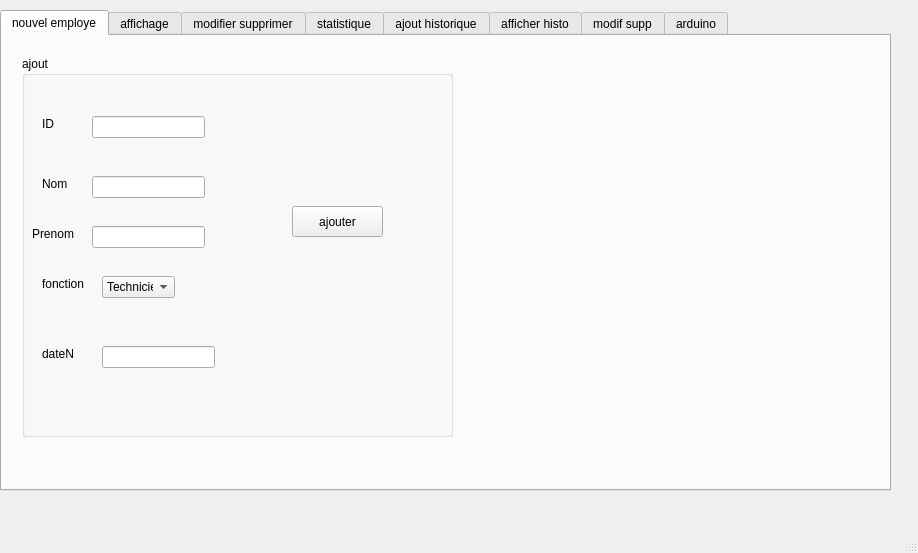
<?xml version="1.0" encoding="UTF-8"?>
<ui version="4.0">
 <class>MainWindowe</class>
 <widget class="QMainWindow" name="MainWindowe">
  <property name="geometry">
   <rect>
    <x>0</x>
    <y>0</y>
    <width>918</width>
    <height>553</height>
   </rect>
  </property>
  <property name="windowTitle">
   <string>Gérer les employés</string>
  </property>
  <property name="styleSheet">
   <string notr="true">background-image: url(:/resources/img/image2.jpg);</string>
  </property>
  <widget class="QWidget" name="centralwidget">
   <widget class="QTabWidget" name="tabWidget">
    <property name="geometry">
     <rect>
      <x>0</x>
      <y>10</y>
      <width>891</width>
      <height>481</height>
     </rect>
    </property>
    <property name="styleSheet">
     <string notr="true"/>
    </property>
    <property name="currentIndex">
     <number>0</number>
    </property>
    <widget class="QWidget" name="tab">
     <attribute name="title">
      <string>nouvel employe</string>
     </attribute>
     <widget class="QGroupBox" name="groupBox">
      <property name="geometry">
       <rect>
        <x>20</x>
        <y>20</y>
        <width>431</width>
        <height>381</height>
       </rect>
      </property>
      <property name="title">
       <string>ajout</string>
      </property>
      <widget class="QPushButton" name="ajouter">
       <property name="geometry">
        <rect>
         <x>270</x>
         <y>150</y>
         <width>91</width>
         <height>31</height>
        </rect>
       </property>
       <property name="styleSheet">
        <string notr="true"/>
       </property>
       <property name="text">
        <string>ajouter</string>
       </property>
      </widget>
      <widget class="QLineEdit" name="le_id">
       <property name="geometry">
        <rect>
         <x>70</x>
         <y>60</y>
         <width>113</width>
         <height>22</height>
        </rect>
       </property>
      </widget>
      <widget class="QLineEdit" name="le_nom">
       <property name="geometry">
        <rect>
         <x>70</x>
         <y>120</y>
         <width>113</width>
         <height>22</height>
        </rect>
       </property>
      </widget>
      <widget class="QLineEdit" name="le_prenom">
       <property name="geometry">
        <rect>
         <x>70</x>
         <y>170</y>
         <width>113</width>
         <height>22</height>
        </rect>
       </property>
      </widget>
      <widget class="QLabel" name="label">
       <property name="geometry">
        <rect>
         <x>20</x>
         <y>60</y>
         <width>56</width>
         <height>16</height>
        </rect>
       </property>
       <property name="text">
        <string>ID</string>
       </property>
      </widget>
      <widget class="QLabel" name="label_2">
       <property name="geometry">
        <rect>
         <x>20</x>
         <y>120</y>
         <width>56</width>
         <height>16</height>
        </rect>
       </property>
       <property name="text">
        <string>Nom</string>
       </property>
      </widget>
      <widget class="QLabel" name="label_3">
       <property name="geometry">
        <rect>
         <x>10</x>
         <y>170</y>
         <width>56</width>
         <height>16</height>
        </rect>
       </property>
       <property name="text">
        <string>Prenom</string>
       </property>
      </widget>
      <widget class="QComboBox" name="le_fonction">
       <property name="geometry">
        <rect>
         <x>80</x>
         <y>220</y>
         <width>73</width>
         <height>22</height>
        </rect>
       </property>
       <item>
        <property name="text">
         <string>Technicien</string>
        </property>
       </item>
       <item>
        <property name="text">
         <string>Ingenieur</string>
        </property>
       </item>
       <item>
        <property name="text">
         <string>PDG</string>
        </property>
       </item>
       <item>
        <property name="text">
         <string>Sec</string>
        </property>
       </item>
      </widget>
      <widget class="QLabel" name="label_5">
       <property name="geometry">
        <rect>
         <x>20</x>
         <y>220</y>
         <width>56</width>
         <height>16</height>
        </rect>
       </property>
       <property name="text">
        <string>fonction</string>
       </property>
      </widget>
      <widget class="QLabel" name="label_6">
       <property name="geometry">
        <rect>
         <x>20</x>
         <y>290</y>
         <width>56</width>
         <height>16</height>
        </rect>
       </property>
       <property name="text">
        <string>dateN</string>
       </property>
      </widget>
      <widget class="QLineEdit" name="la_date">
       <property name="geometry">
        <rect>
         <x>80</x>
         <y>290</y>
         <width>113</width>
         <height>22</height>
        </rect>
       </property>
      </widget>
     </widget>
     <widget class="QLabel" name="image">
      <property name="geometry">
       <rect>
        <x>510</x>
        <y>230</y>
        <width>281</width>
        <height>161</height>
       </rect>
      </property>
      <property name="text">
       <string/>
      </property>
     </widget>
    </widget>
    <widget class="QWidget" name="tab_2">
     <attribute name="title">
      <string>affichage</string>
     </attribute>
     <widget class="QTableView" name="tab_e">
      <property name="geometry">
       <rect>
        <x>10</x>
        <y>40</y>
        <width>561</width>
        <height>301</height>
       </rect>
      </property>
     </widget>
     <widget class="QPushButton" name="trie_par_age">
      <property name="geometry">
       <rect>
        <x>40</x>
        <y>370</y>
        <width>93</width>
        <height>28</height>
       </rect>
      </property>
      <property name="styleSheet">
       <string notr="true"/>
      </property>
      <property name="text">
       <string>triparAge</string>
      </property>
     </widget>
     <widget class="QGroupBox" name="groupBox_7">
      <property name="geometry">
       <rect>
        <x>270</x>
        <y>350</y>
        <width>351</width>
        <height>101</height>
       </rect>
      </property>
      <property name="title">
       <string/>
      </property>
      <widget class="QComboBox" name="valeur">
       <property name="geometry">
        <rect>
         <x>20</x>
         <y>20</y>
         <width>101</width>
         <height>41</height>
        </rect>
       </property>
       <property name="styleSheet">
        <string notr="true">color: qradialgradient(spread:repeat, cx:0.5, cy:0.5, radius:0.077, fx:0.5, fy:0.5, stop:0 rgba(0, 169, 255, 147), stop:0.497326 rgba(0, 0, 0, 147), stop:1 rgba(0, 169, 255, 147));</string>
       </property>
       <item>
        <property name="text">
         <string>id</string>
        </property>
       </item>
       <item>
        <property name="text">
         <string>nom</string>
        </property>
       </item>
       <item>
        <property name="text">
         <string>prenom</string>
        </property>
       </item>
      </widget>
      <widget class="QLineEdit" name="lineEdit_rech">
       <property name="geometry">
        <rect>
         <x>130</x>
         <y>30</y>
         <width>101</width>
         <height>21</height>
        </rect>
       </property>
      </widget>
      <widget class="QPushButton" name="pushButton_recherchee">
       <property name="geometry">
        <rect>
         <x>250</x>
         <y>20</y>
         <width>91</width>
         <height>41</height>
        </rect>
       </property>
       <property name="styleSheet">
        <string notr="true"/>
       </property>
       <property name="text">
        <string>Rechercher</string>
       </property>
      </widget>
     </widget>
     <widget class="QPushButton" name="PDF">
      <property name="geometry">
       <rect>
        <x>40</x>
        <y>410</y>
        <width>93</width>
        <height>28</height>
       </rect>
      </property>
      <property name="styleSheet">
       <string notr="true"/>
      </property>
      <property name="text">
       <string>PDF</string>
      </property>
     </widget>
     <widget class="QPushButton" name="CSV">
      <property name="geometry">
       <rect>
        <x>690</x>
        <y>370</y>
        <width>93</width>
        <height>28</height>
       </rect>
      </property>
      <property name="styleSheet">
       <string notr="true"/>
      </property>
      <property name="text">
       <string>CSV</string>
      </property>
     </widget>
     <widget class="QLabel" name="image_2">
      <property name="geometry">
       <rect>
        <x>580</x>
        <y>120</y>
        <width>281</width>
        <height>161</height>
       </rect>
      </property>
      <property name="text">
       <string/>
      </property>
     </widget>
    </widget>
    <widget class="QWidget" name="tab_3">
     <attribute name="title">
      <string>modifier supprimer</string>
     </attribute>
     <widget class="QGroupBox" name="groupBox_2">
      <property name="geometry">
       <rect>
        <x>10</x>
        <y>20</y>
        <width>241</width>
        <height>381</height>
       </rect>
      </property>
      <property name="title">
       <string>modifier</string>
      </property>
      <widget class="QLineEdit" name="le_id2">
       <property name="geometry">
        <rect>
         <x>70</x>
         <y>60</y>
         <width>113</width>
         <height>22</height>
        </rect>
       </property>
      </widget>
      <widget class="QLineEdit" name="le_nom2">
       <property name="geometry">
        <rect>
         <x>70</x>
         <y>120</y>
         <width>113</width>
         <height>22</height>
        </rect>
       </property>
      </widget>
      <widget class="QLineEdit" name="le_prenom2">
       <property name="geometry">
        <rect>
         <x>70</x>
         <y>170</y>
         <width>113</width>
         <height>22</height>
        </rect>
       </property>
      </widget>
      <widget class="QLabel" name="label_7">
       <property name="geometry">
        <rect>
         <x>20</x>
         <y>60</y>
         <width>56</width>
         <height>16</height>
        </rect>
       </property>
       <property name="text">
        <string>ID</string>
       </property>
      </widget>
      <widget class="QLabel" name="label_8">
       <property name="geometry">
        <rect>
         <x>20</x>
         <y>120</y>
         <width>56</width>
         <height>16</height>
        </rect>
       </property>
       <property name="text">
        <string>Nom</string>
       </property>
      </widget>
      <widget class="QLabel" name="label_9">
       <property name="geometry">
        <rect>
         <x>10</x>
         <y>170</y>
         <width>56</width>
         <height>16</height>
        </rect>
       </property>
       <property name="text">
        <string>Prenom</string>
       </property>
      </widget>
      <widget class="QComboBox" name="le_fonction2">
       <property name="geometry">
        <rect>
         <x>80</x>
         <y>220</y>
         <width>73</width>
         <height>22</height>
        </rect>
       </property>
       <item>
        <property name="text">
         <string>admin</string>
        </property>
       </item>
       <item>
        <property name="text">
         <string>shef</string>
        </property>
       </item>
      </widget>
      <widget class="QLabel" name="label_10">
       <property name="geometry">
        <rect>
         <x>20</x>
         <y>220</y>
         <width>56</width>
         <height>16</height>
        </rect>
       </property>
       <property name="text">
        <string>fonction</string>
       </property>
      </widget>
      <widget class="QLabel" name="label_11">
       <property name="geometry">
        <rect>
         <x>20</x>
         <y>290</y>
         <width>56</width>
         <height>16</height>
        </rect>
       </property>
       <property name="text">
        <string>dateN</string>
       </property>
      </widget>
      <widget class="QLineEdit" name="la_date2">
       <property name="geometry">
        <rect>
         <x>80</x>
         <y>290</y>
         <width>113</width>
         <height>22</height>
        </rect>
       </property>
      </widget>
      <widget class="QPushButton" name="modifier">
       <property name="geometry">
        <rect>
         <x>60</x>
         <y>340</y>
         <width>93</width>
         <height>28</height>
        </rect>
       </property>
       <property name="styleSheet">
        <string notr="true"/>
       </property>
       <property name="text">
        <string>modifier</string>
       </property>
      </widget>
     </widget>
     <widget class="QGroupBox" name="groupBox_3">
      <property name="geometry">
       <rect>
        <x>300</x>
        <y>20</y>
        <width>141</width>
        <height>201</height>
       </rect>
      </property>
      <property name="title">
       <string>supression</string>
      </property>
      <widget class="QLineEdit" name="le_id_supp">
       <property name="geometry">
        <rect>
         <x>10</x>
         <y>50</y>
         <width>113</width>
         <height>22</height>
        </rect>
       </property>
      </widget>
      <widget class="QPushButton" name="supprimer">
       <property name="geometry">
        <rect>
         <x>20</x>
         <y>110</y>
         <width>93</width>
         <height>28</height>
        </rect>
       </property>
       <property name="styleSheet">
        <string notr="true"/>
       </property>
       <property name="text">
        <string>supprimer</string>
       </property>
      </widget>
      <widget class="QLabel" name="label_4">
       <property name="geometry">
        <rect>
         <x>10</x>
         <y>30</y>
         <width>56</width>
         <height>16</height>
        </rect>
       </property>
       <property name="text">
        <string>ID</string>
       </property>
      </widget>
     </widget>
    </widget>
    <widget class="QWidget" name="tab_7">
     <attribute name="title">
      <string>statistique</string>
     </attribute>
     <widget class="QWidget" name="widget" native="true">
      <property name="geometry">
       <rect>
        <x>40</x>
        <y>29</y>
        <width>691</width>
        <height>401</height>
       </rect>
      </property>
     </widget>
    </widget>
    <widget class="QWidget" name="tab_4">
     <attribute name="title">
      <string>ajout historique</string>
     </attribute>
     <widget class="QGroupBox" name="groupBox_4">
      <property name="geometry">
       <rect>
        <x>40</x>
        <y>20</y>
        <width>431</width>
        <height>381</height>
       </rect>
      </property>
      <property name="title">
       <string>ajout</string>
      </property>
      <widget class="QPushButton" name="ajouter_pk">
       <property name="geometry">
        <rect>
         <x>270</x>
         <y>150</y>
         <width>75</width>
         <height>23</height>
        </rect>
       </property>
       <property name="text">
        <string>ajouter</string>
       </property>
      </widget>
      <widget class="QLineEdit" name="le_id_2">
       <property name="geometry">
        <rect>
         <x>110</x>
         <y>60</y>
         <width>113</width>
         <height>22</height>
        </rect>
       </property>
      </widget>
      <widget class="QLineEdit" name="la_dateemb">
       <property name="geometry">
        <rect>
         <x>110</x>
         <y>120</y>
         <width>113</width>
         <height>22</height>
        </rect>
       </property>
      </widget>
      <widget class="QLabel" name="label_12">
       <property name="geometry">
        <rect>
         <x>20</x>
         <y>60</y>
         <width>56</width>
         <height>16</height>
        </rect>
       </property>
       <property name="text">
        <string>ID</string>
       </property>
      </widget>
      <widget class="QLabel" name="label_13">
       <property name="geometry">
        <rect>
         <x>10</x>
         <y>120</y>
         <width>81</width>
         <height>16</height>
        </rect>
       </property>
       <property name="text">
        <string>date embauche</string>
       </property>
      </widget>
      <widget class="QLabel" name="label_16">
       <property name="geometry">
        <rect>
         <x>20</x>
         <y>180</y>
         <width>56</width>
         <height>16</height>
        </rect>
       </property>
       <property name="text">
        <string>date fin contrat</string>
       </property>
      </widget>
      <widget class="QLineEdit" name="la_datefc">
       <property name="geometry">
        <rect>
         <x>110</x>
         <y>180</y>
         <width>113</width>
         <height>22</height>
        </rect>
       </property>
      </widget>
     </widget>
    </widget>
    <widget class="QWidget" name="tab_5">
     <attribute name="title">
      <string>afficher histo</string>
     </attribute>
     <widget class="QTableView" name="tab_e_2">
      <property name="geometry">
       <rect>
        <x>10</x>
        <y>30</y>
        <width>551</width>
        <height>301</height>
       </rect>
      </property>
     </widget>
    </widget>
    <widget class="QWidget" name="tab_6">
     <attribute name="title">
      <string>modif supp</string>
     </attribute>
     <widget class="QGroupBox" name="groupBox_6">
      <property name="geometry">
       <rect>
        <x>370</x>
        <y>60</y>
        <width>141</width>
        <height>201</height>
       </rect>
      </property>
      <property name="title">
       <string>supression</string>
      </property>
      <widget class="QLineEdit" name="le_id_supp_2">
       <property name="geometry">
        <rect>
         <x>10</x>
         <y>50</y>
         <width>113</width>
         <height>22</height>
        </rect>
       </property>
      </widget>
      <widget class="QPushButton" name="supprimer_pk">
       <property name="geometry">
        <rect>
         <x>20</x>
         <y>110</y>
         <width>93</width>
         <height>28</height>
        </rect>
       </property>
       <property name="text">
        <string>supprimer</string>
       </property>
      </widget>
      <widget class="QLabel" name="label_20">
       <property name="geometry">
        <rect>
         <x>10</x>
         <y>30</y>
         <width>56</width>
         <height>16</height>
        </rect>
       </property>
       <property name="text">
        <string>ID</string>
       </property>
      </widget>
     </widget>
     <widget class="QGroupBox" name="groupBox_5">
      <property name="geometry">
       <rect>
        <x>20</x>
        <y>10</y>
        <width>311</width>
        <height>381</height>
       </rect>
      </property>
      <property name="title">
       <string>modifier</string>
      </property>
      <widget class="QPushButton" name="modifier_pk">
       <property name="geometry">
        <rect>
         <x>110</x>
         <y>270</y>
         <width>75</width>
         <height>23</height>
        </rect>
       </property>
       <property name="text">
        <string>modifier</string>
       </property>
      </widget>
      <widget class="QLineEdit" name="le_id3">
       <property name="geometry">
        <rect>
         <x>110</x>
         <y>60</y>
         <width>113</width>
         <height>22</height>
        </rect>
       </property>
      </widget>
      <widget class="QLineEdit" name="la_dateemb2">
       <property name="geometry">
        <rect>
         <x>110</x>
         <y>120</y>
         <width>113</width>
         <height>22</height>
        </rect>
       </property>
      </widget>
      <widget class="QLabel" name="label_14">
       <property name="geometry">
        <rect>
         <x>20</x>
         <y>60</y>
         <width>56</width>
         <height>16</height>
        </rect>
       </property>
       <property name="text">
        <string>ID</string>
       </property>
      </widget>
      <widget class="QLabel" name="label_15">
       <property name="geometry">
        <rect>
         <x>10</x>
         <y>120</y>
         <width>81</width>
         <height>16</height>
        </rect>
       </property>
       <property name="text">
        <string>date embauche</string>
       </property>
      </widget>
      <widget class="QLabel" name="label_17">
       <property name="geometry">
        <rect>
         <x>20</x>
         <y>180</y>
         <width>56</width>
         <height>16</height>
        </rect>
       </property>
       <property name="text">
        <string>date fin contrat</string>
       </property>
      </widget>
      <widget class="QLineEdit" name="la_datefc2">
       <property name="geometry">
        <rect>
         <x>110</x>
         <y>180</y>
         <width>113</width>
         <height>22</height>
        </rect>
       </property>
      </widget>
     </widget>
    </widget>
    <widget class="QWidget" name="tab_8">
     <attribute name="title">
      <string>arduino</string>
     </attribute>
     <widget class="QGroupBox" name="groupBox_8">
      <property name="geometry">
       <rect>
        <x>40</x>
        <y>30</y>
        <width>711</width>
        <height>381</height>
       </rect>
      </property>
      <property name="title">
       <string/>
      </property>
      <widget class="QLabel" name="temp_lcdNumber">
       <property name="geometry">
        <rect>
         <x>360</x>
         <y>120</y>
         <width>171</width>
         <height>51</height>
        </rect>
       </property>
       <property name="text">
        <string/>
       </property>
      </widget>
      <widget class="QLabel" name="label_18">
       <property name="geometry">
        <rect>
         <x>190</x>
         <y>150</y>
         <width>151</width>
         <height>16</height>
        </rect>
       </property>
       <property name="text">
        <string>Temperature</string>
       </property>
      </widget>
     </widget>
    </widget>
   </widget>
  </widget>
  <widget class="QMenuBar" name="menubar">
   <property name="geometry">
    <rect>
     <x>0</x>
     <y>0</y>
     <width>918</width>
     <height>26</height>
    </rect>
   </property>
  </widget>
  <widget class="QStatusBar" name="statusbar"/>
 </widget>
 <resources/>
 <connections/>
</ui>
